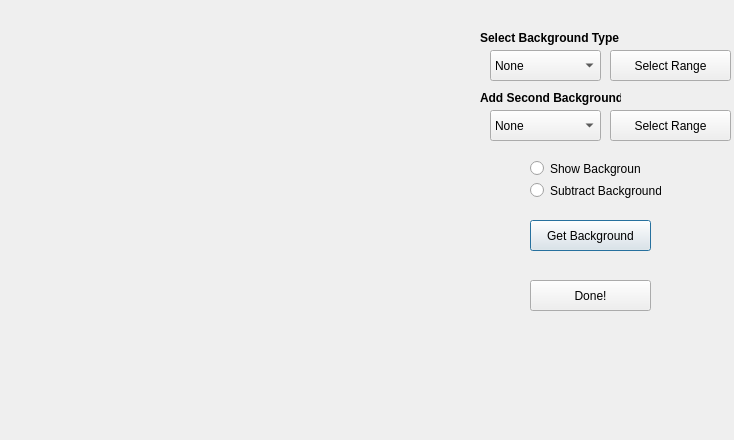
<?xml version="1.0" encoding="UTF-8"?>
<ui version="4.0">
 <class>Dialog</class>
 <widget class="QDialog" name="Dialog">
  <property name="geometry">
   <rect>
    <x>0</x>
    <y>0</y>
    <width>734</width>
    <height>440</height>
   </rect>
  </property>
  <property name="windowTitle">
   <string>Dialog</string>
  </property>
  <widget class="QComboBox" name="comboBox_Background">
   <property name="geometry">
    <rect>
     <x>490</x>
     <y>50</y>
     <width>111</width>
     <height>31</height>
    </rect>
   </property>
   <item>
    <property name="text">
     <string>None</string>
    </property>
   </item>
   <item>
    <property name="text">
     <string>Linear</string>
    </property>
   </item>
   <item>
    <property name="text">
     <string>Full Range Shirley</string>
    </property>
   </item>
   <item>
    <property name="text">
     <string>Limited Range Shirley</string>
    </property>
   </item>
   <item>
    <property name="text">
     <string>tougaard</string>
    </property>
   </item>
  </widget>
  <widget class="QPushButton" name="button_FBackground">
   <property name="geometry">
    <rect>
     <x>530</x>
     <y>220</y>
     <width>121</width>
     <height>31</height>
    </rect>
   </property>
   <property name="text">
    <string>Get Background</string>
   </property>
  </widget>
  <widget class="MplWidget" name="MplWidget" native="true">
   <property name="geometry">
    <rect>
     <x>40</x>
     <y>40</y>
     <width>431</width>
     <height>351</height>
    </rect>
   </property>
  </widget>
  <widget class="QRadioButton" name="radioButton_ShowBackground">
   <property name="geometry">
    <rect>
     <x>530</x>
     <y>160</y>
     <width>111</width>
     <height>17</height>
    </rect>
   </property>
   <property name="text">
    <string>Show Background</string>
   </property>
  </widget>
  <widget class="QRadioButton" name="radioButton_SubtractBackground">
   <property name="geometry">
    <rect>
     <x>530</x>
     <y>180</y>
     <width>131</width>
     <height>21</height>
    </rect>
   </property>
   <property name="text">
    <string>Subtract Background</string>
   </property>
  </widget>
  <widget class="QLabel" name="label">
   <property name="geometry">
    <rect>
     <x>480</x>
     <y>30</y>
     <width>141</width>
     <height>16</height>
    </rect>
   </property>
   <property name="font">
    <font>
     <weight>75</weight>
     <bold>true</bold>
    </font>
   </property>
   <property name="text">
    <string>Select Background Type</string>
   </property>
  </widget>
  <widget class="QPushButton" name="button_Done">
   <property name="geometry">
    <rect>
     <x>530</x>
     <y>280</y>
     <width>121</width>
     <height>31</height>
    </rect>
   </property>
   <property name="text">
    <string>Done!</string>
   </property>
  </widget>
  <widget class="QComboBox" name="comboBox_Background_2">
   <property name="geometry">
    <rect>
     <x>490</x>
     <y>110</y>
     <width>111</width>
     <height>31</height>
    </rect>
   </property>
   <item>
    <property name="text">
     <string>None</string>
    </property>
   </item>
   <item>
    <property name="text">
     <string>Linear</string>
    </property>
   </item>
   <item>
    <property name="text">
     <string>Full Range Shirley</string>
    </property>
   </item>
   <item>
    <property name="text">
     <string>Limited Range Shirley</string>
    </property>
   </item>
   <item>
    <property name="text">
     <string>tougaard</string>
    </property>
   </item>
  </widget>
  <widget class="QLabel" name="label_2">
   <property name="geometry">
    <rect>
     <x>480</x>
     <y>90</y>
     <width>141</width>
     <height>16</height>
    </rect>
   </property>
   <property name="font">
    <font>
     <weight>75</weight>
     <bold>true</bold>
    </font>
   </property>
   <property name="text">
    <string>Add Second Background</string>
   </property>
  </widget>
  <widget class="QPushButton" name="button_Range1">
   <property name="geometry">
    <rect>
     <x>610</x>
     <y>50</y>
     <width>121</width>
     <height>31</height>
    </rect>
   </property>
   <property name="text">
    <string>Select Range</string>
   </property>
  </widget>
  <widget class="QPushButton" name="button_Range2">
   <property name="geometry">
    <rect>
     <x>610</x>
     <y>110</y>
     <width>121</width>
     <height>31</height>
    </rect>
   </property>
   <property name="text">
    <string>Select Range</string>
   </property>
  </widget>
 </widget>
 <customwidgets>
  <customwidget>
   <class>MplWidget</class>
   <extends>QWidget</extends>
   <header>mplwidget.h</header>
   <container>1</container>
  </customwidget>
 </customwidgets>
 <resources/>
 <connections/>
</ui>
